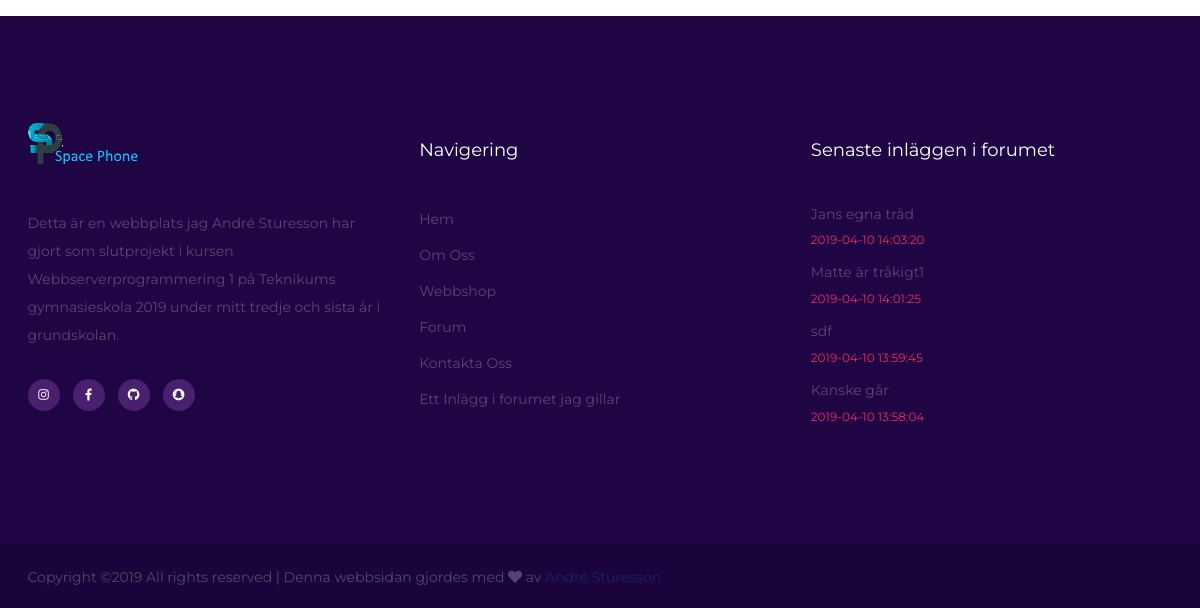
Before: /handla.php (lower part) with the older database file.
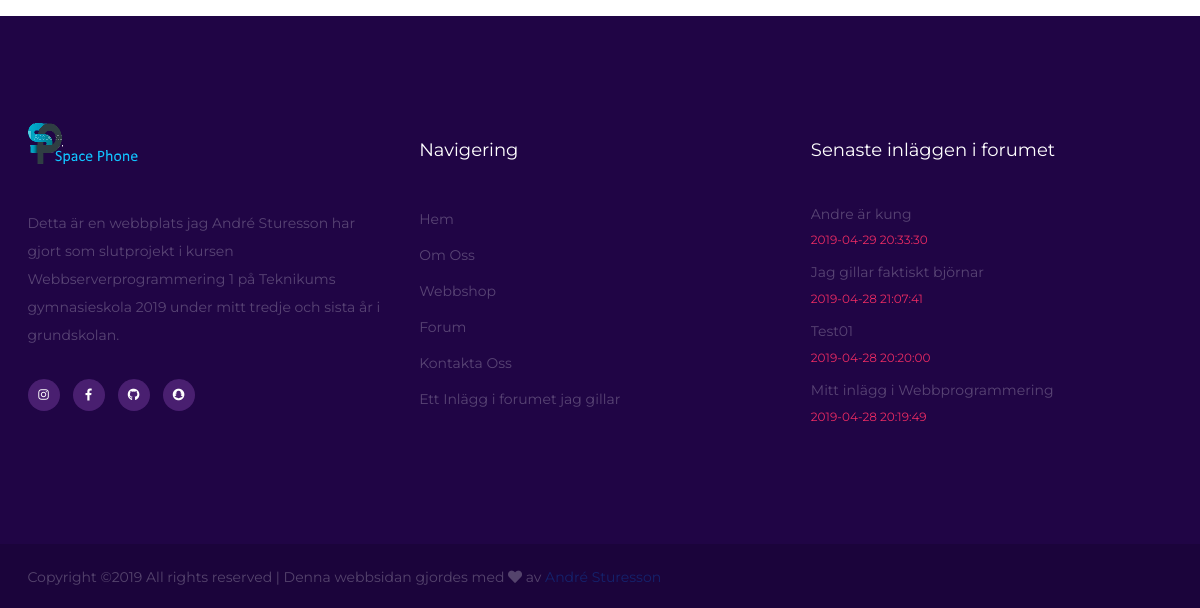
After: the same page with the newer database file.
### handla.php (the view, shortened to what this page needs)
<?php
include 'header.php';
include 'nav.php';
$query = "SELECT * FROM produkter";
try{
  $result = $db->prepare($query);
  $result->execute();
  $rows = $result->fetchAll();
}
catch(PDOException $ex){
  die("Kunde inte köra queryn: " . $ex->getMessage());
}
 ?>
<br>
<?php
      if (is_array($rows)) {
        foreach ($rows as $row) { ?>
   <div class="row">
   <div class="col">
   </div>
   </div>
<?php }
      } else {
        echo "Hittade inga produkter i databasen.";
      }
      ?>
 <?php
include 'footer.php';
  ?>

### footer.php (shortened to what this page needs)
<section class="footer-top-section text-white spad">
  <div class="container">
    <div class="row">
      <div class="col-lg-4">
        <div class="footer-widget about-widget">
          <img src="./img/logo.png" alt="logo">
          <p>Detta är en webbplats jag André Sturesson har gjort som slutprojekt i kursen Webbserverprogrammering 1 på Teknikums gymnasieskola 2019 under mitt tredje och sista år i grundskolan.</p>
          <div class="fw-social social">
            <a href="https://www.instagram.com/andre_sturesson/"><i class="fab fa-instagram"></i></a>
            <a href="https://www.facebook.com/andre.sturesson.9"><i class="fab fa-facebook-f"></i></a>
            <a href="https://github.com/AnStu00/Slutprojekt---Webbserverprogrammering"><i class="fab fa-github"></i></a>
            <a href="#"><i class="fab fa-snapchat"></i></a>
          </div>
        </div>
      </div>
      <div class="col-lg-4 col-md-6">
        <div class="footer-widget">
          <h4 class="fw-title">Navigering</h4>
          <div class="row">
            <div class="col-sm-8">
              <ul>
                <li><a href="">Hem</a></li>
                <li><a href="">Om Oss</a></li>
                <li><a href="">Webbshop</a></li>
                <li><a href="">Forum</a></li>
                <li><a href="">Kontakta Oss</a></li>
                <li><a href="">Ett Inlägg i forumet jag gillar</a></li>
              </ul>
            </div>
          </div>
        </div>
      </div>
      <div class="col-lg-4  col-md-6">
        <div class="footer-widget">
          <h4 class="fw-title">Senaste inläggen i forumet</h4>
          <div class="fw-latest-post-widget">
            <?php
            $query ="SELECT * FROM ämne ORDER BY topic_datum DESC";
            try{
              $result = $db->prepare($query);
              $result->execute();
              $rows = $result->fetchAll();
            }
            catch(PDOException $ex){
              die("Kunde inte köra queryn: " . $ex->getMessage());
            }
            $i=0;
  foreach($rows as $row){
    ?>
    <div class="lp-item">
      <div class="lp-content">
        <a href="inlagg.php?id=<?php echo $row['topic_id'];?>"><h6><?php echo $row['topic_subject'];?></h6></a>
        <span><?php echo $row['topic_datum'];?></span>
      </div>
    </div>
    <?php
  $i++;
  if($i==4) break;
  }
            ?>
          </div>
        </div>
      </div>
    </div>
  </div>
</section>
<footer class="footer-section">
  <div class="container">
    <div class="copyright">
Copyright &copy;<script>document.write(new Date().getFullYear());</script> All rights reserved | Denna webbsidan gjordes med <i class="fas fa-heart" aria-hidden="true"></i> av <a href="André Sturesson" target="_blank">André Sturesson</a>
</div>
  </div>
</footer>
</body>

Changed rows visible on the page:
removed ämne: topic_subject "Jans egna tråd", topic_datum "2019-04-10 14:03:20"
removed ämne: topic_subject "Matte är tråkigt1", topic_datum "2019-04-10 14:01:25"
removed ämne: topic_subject "sdf", topic_datum "2019-04-10 13:59:45"
removed ämne: topic_subject "Kanske går", topic_datum "2019-04-10 13:58:04"
added ämne: topic_subject "Andre är kung", topic_datum "2019-04-29 20:33:30"
added ämne: topic_subject "Jag gillar faktiskt björnar", topic_datum "2019-04-28 21:07:41"
added ämne: topic_subject "Test01", topic_datum "2019-04-28 20:20:00"
added ämne: topic_subject "Mitt inlägg i Webbprogrammering", topic_datum "2019-04-28 20:19:49"
